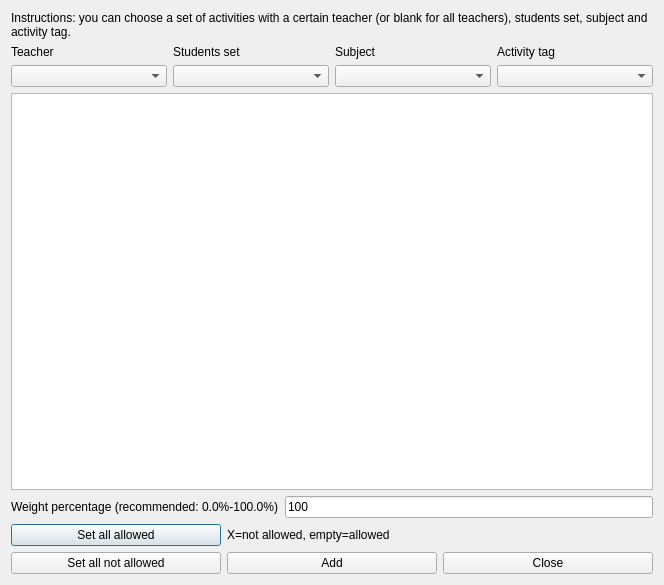
<?xml version="1.0" encoding="UTF-8"?>
<ui version="4.0">
 <class>AddConstraintActivitiesPreferredTimeSlotsForm_template</class>
 <widget class="QDialog" name="AddConstraintActivitiesPreferredTimeSlotsForm_template">
  <property name="geometry">
   <rect>
    <x>0</x>
    <y>0</y>
    <width>664</width>
    <height>585</height>
   </rect>
  </property>
  <property name="windowTitle">
   <string extracomment="This is the title of the dialog to add a new constraint of this type">Add activities preferred time slots</string>
  </property>
  <layout class="QGridLayout" name="gridLayout_2">
   <item row="0" column="0">
    <widget class="QLabel" name="instructionsTextLabel">
     <property name="sizePolicy">
      <sizepolicy hsizetype="Minimum" vsizetype="Minimum">
       <horstretch>0</horstretch>
       <verstretch>0</verstretch>
      </sizepolicy>
     </property>
     <property name="text">
      <string>Instructions: you can choose a set of activities with a certain teacher (or blank for all teachers), students set, subject and activity tag.</string>
     </property>
     <property name="wordWrap">
      <bool>true</bool>
     </property>
    </widget>
   </item>
   <item row="1" column="0">
    <layout class="QGridLayout" name="filterGridLayout">
     <item row="0" column="3">
      <widget class="QLabel" name="activityTagsTextLabel">
       <property name="text">
        <string>Activity tag</string>
       </property>
       <property name="wordWrap">
        <bool>false</bool>
       </property>
      </widget>
     </item>
     <item row="1" column="1">
      <widget class="QComboBox" name="studentsComboBox"/>
     </item>
     <item row="1" column="3">
      <widget class="QComboBox" name="activityTagsComboBox"/>
     </item>
     <item row="0" column="1">
      <widget class="QLabel" name="studentsTextLabel">
       <property name="text">
        <string>Students set</string>
       </property>
       <property name="wordWrap">
        <bool>false</bool>
       </property>
      </widget>
     </item>
     <item row="1" column="2">
      <widget class="QComboBox" name="subjectsComboBox"/>
     </item>
     <item row="0" column="2">
      <widget class="QLabel" name="subjectsTextLabel">
       <property name="text">
        <string>Subject</string>
       </property>
       <property name="wordWrap">
        <bool>false</bool>
       </property>
      </widget>
     </item>
     <item row="1" column="0">
      <widget class="QComboBox" name="teachersComboBox"/>
     </item>
     <item row="0" column="0">
      <widget class="QLabel" name="teachersTextLabel">
       <property name="text">
        <string>Teacher</string>
       </property>
       <property name="wordWrap">
        <bool>false</bool>
       </property>
      </widget>
     </item>
    </layout>
   </item>
   <item row="2" column="0">
    <widget class="QTableWidget" name="preferredTimesTable"/>
   </item>
   <item row="3" column="0">
    <layout class="QHBoxLayout" name="weightBoxLayout">
     <item>
      <widget class="QLabel" name="weightTextLabel">
       <property name="frameShape">
        <enum>QFrame::NoFrame</enum>
       </property>
       <property name="frameShadow">
        <enum>QFrame::Plain</enum>
       </property>
       <property name="text">
        <string>Weight percentage (recommended: 0.0%-100.0%)</string>
       </property>
       <property name="wordWrap">
        <bool>false</bool>
       </property>
      </widget>
     </item>
     <item>
      <widget class="QLineEdit" name="weightLineEdit">
       <property name="text">
        <string notr="true">100</string>
       </property>
      </widget>
     </item>
    </layout>
   </item>
   <item row="4" column="0">
    <layout class="QGridLayout" name="buttonsGridLayout">
     <item row="0" column="0">
      <widget class="QPushButton" name="setAllAllowedPushButton">
       <property name="text">
        <string comment="It refers to time slots">Set all allowed</string>
       </property>
      </widget>
     </item>
     <item row="0" column="1" colspan="2">
      <widget class="QLabel" name="label">
       <property name="text">
        <string extracomment="This is an explanation in a dialog for a constraint. It says that symbol X means that this slot is not allowed, and an empty cell means that the slot is allowed">X=not allowed, empty=allowed</string>
       </property>
      </widget>
     </item>
     <item row="1" column="0">
      <widget class="QPushButton" name="setAllNotAllowedPushButton">
       <property name="text">
        <string comment="It refers to time slots">Set all not allowed</string>
       </property>
      </widget>
     </item>
     <item row="1" column="1">
      <widget class="QPushButton" name="addConstraintPushButton">
       <property name="text">
        <string>Add</string>
       </property>
      </widget>
     </item>
     <item row="1" column="2">
      <widget class="QPushButton" name="closePushButton">
       <property name="text">
        <string>Close</string>
       </property>
      </widget>
     </item>
    </layout>
   </item>
  </layout>
 </widget>
 <layoutdefault spacing="6" margin="11"/>
 <resources/>
 <connections/>
</ui>
